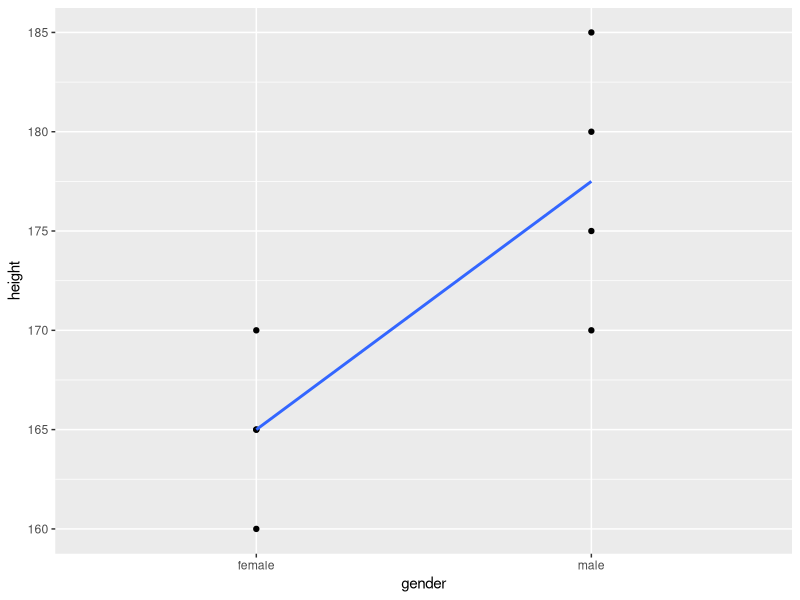
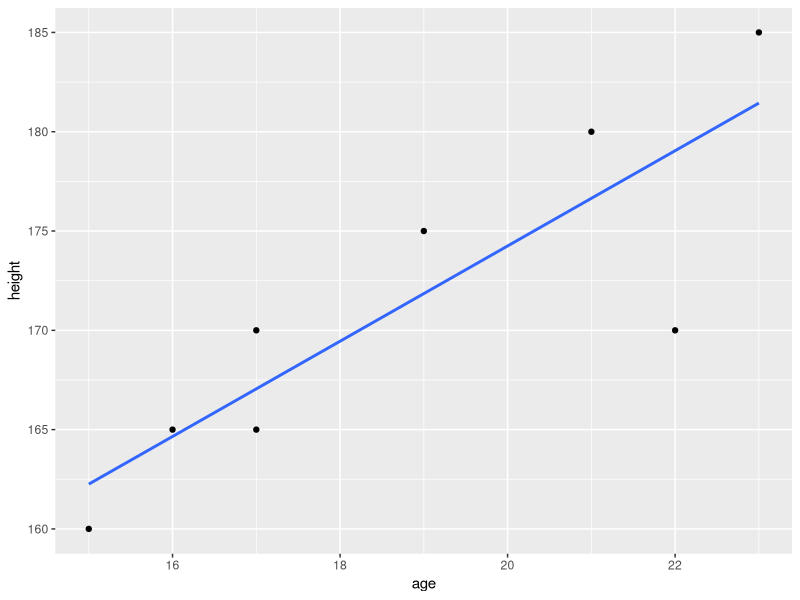
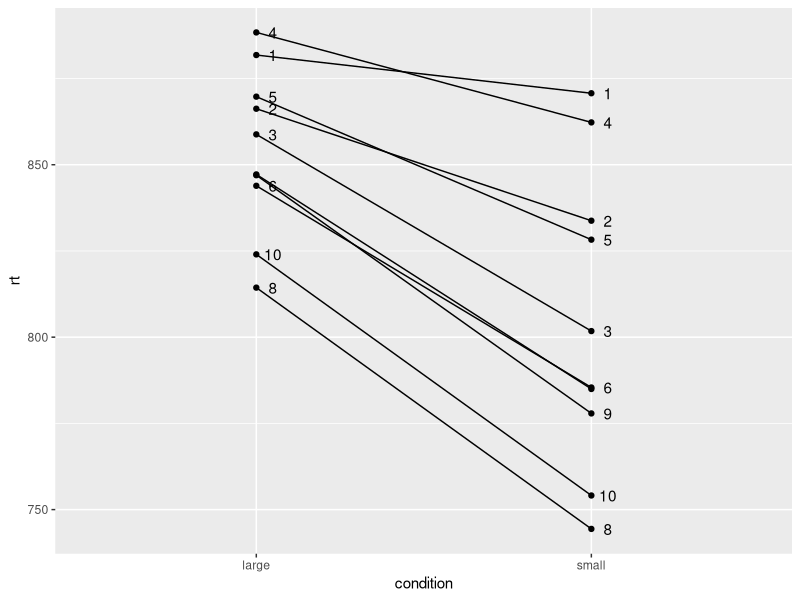
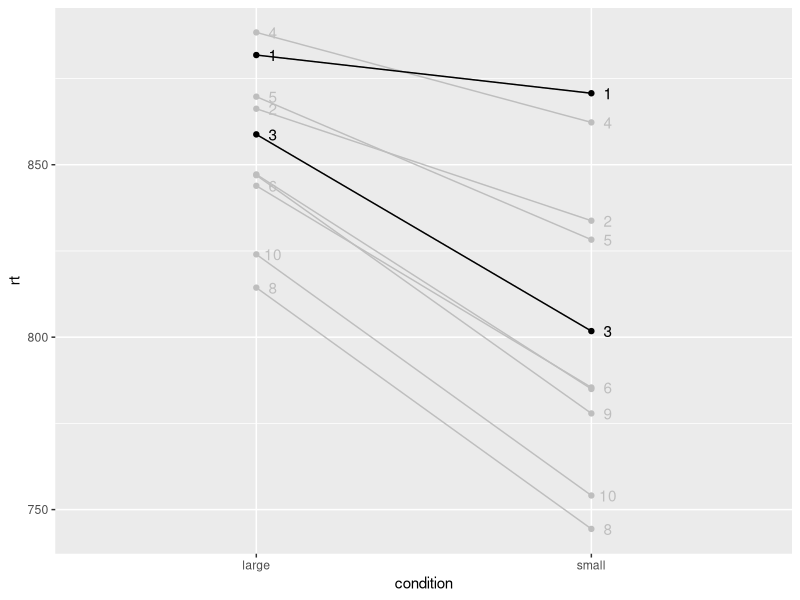
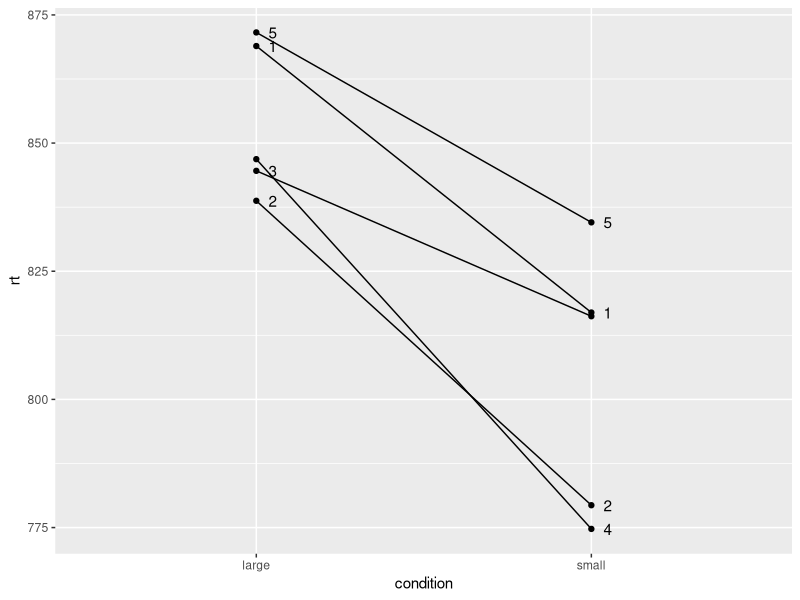
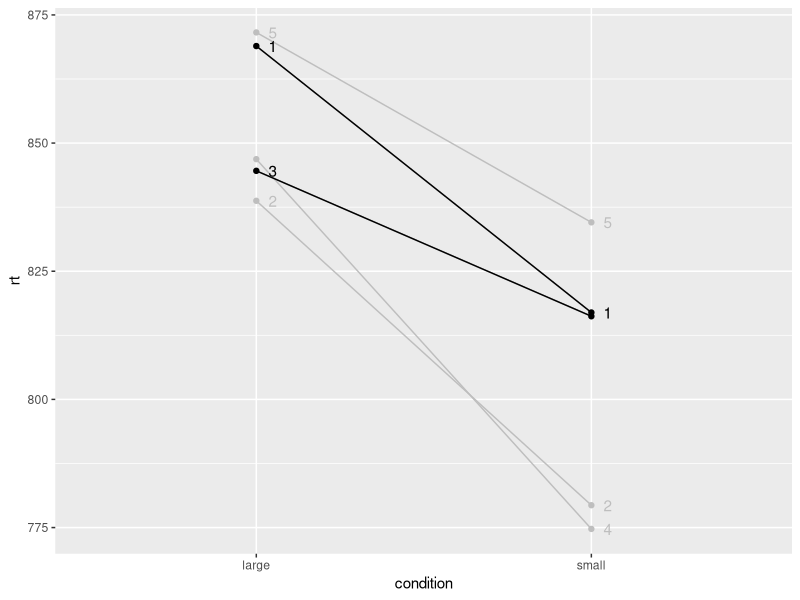

Generate these figures, in order, with R:
library(tidyverse)
library(lme4)
library(lmerTest)
library(emmeans)

# Is height predicted by gender?
# Create gender_height_data
subject <- seq(1:8)
gender <- factor(c(rep("male", 4), rep("female", 4)))
height <- c(170, 180, 175, 185, 160, 170, 165, 165)
gender_height_data <- tibble(subject, gender, height)

# fit a linear model where gender is used to predict height
height_model <- lm(height ~ gender, data = gender_height_data)
summary(height_model)

gender_height_data %>%
  ggplot(aes(x = gender, y = height, group = 1)) +
  geom_point() +
  geom_smooth(method = "lm", se = FALSE)

# Is height predicted by age?
# Create age_height_data
age <- c(22, 21, 19, 23, 15, 17, 16, 17)
age_height_data <- tibble(subject, age, height)

age_model <- lm(height ~ age, data = age_height_data)
summary(age_model)

age_height_data %>%
  ggplot(aes(x = age, y = height)) +
  geom_point() +
  geom_smooth(method = "lm", se = FALSE)

# Linear mixed models
# Create mixed_model_data - 10 subject, 10 items, 2 conditions, with 4 repeats
# just to create a totally fictitious data set that allows the models to be built
# We use set.seed() to ensure the random numbers in rt can be reproduced
subject <- factor(c(rep(1:10, each = 5), rep(1:10, each = 5)))
condition <- factor(c(rep("small", times = 50), rep("large", times = 50)))
item <- factor(rep(seq(1:5), times = 20))
set.seed(9999)
rt1 <- as.integer(rnorm(50, 800, 100))
set.seed(1234)
rt2 <- as.integer(rnorm(50, 900, 100))
rt <- c(rt1, rt2)

mixed_model_data <- tibble(subject, item, condition, rt)

mixed_model_data <- rbind(mixed_model_data, mixed_model_data, 
                          mixed_model_data, mixed_model_data)

mixed_model_data %>% 
  group_by(condition) %>%
  summarise(mean_rt = mean(rt), sd_rt = sd(rt))

# Build our mixed model
mixed_model <- lmer(rt ~ condition + (1 | subject) + (1 | item), 
                    data = mixed_model_data)
summary(mixed_model)

# Testing the fixed effect using Likelihood Ratio Test
# Build a new model dropping the fixed effect we want to test
mixed_model_null <- lmer(rt ~ (1 | subject) + (1 | item), 
                         data = mixed_model_data)
anova(mixed_model, mixed_model_null)

coef(mixed_model)

# Let's now add slopes for our two random effects
mixed_model_slopes <- lmer(rt ~ condition + (1 + condition | subject)
                           + (1 + condition | item), data = mixed_model_data)

# Let's plot the intercepts and slopes where the intercept corresponds to 
# the large condition level, and the slope is the difference between it and
# the small condition level
# First by subjects
subject_intercepts <- coef(mixed_model_slopes)$subject[1]
subject_slopes <- coef(mixed_model_slopes)$subject[2]

subject_coefs <- tibble(subject = c(seq(1:10), seq(1:10)),  
                        condition = c(rep("large", times = 10), 
                                      rep("small", times = 10)),
                        rt = unlist(rbind(subject_intercepts, 
                                   (subject_intercepts + subject_slopes))))

subject_coefs %>%
  ggplot(aes(x = condition, y = rt, group = subject, label = subject)) +
  geom_point() + 
  geom_line() +
  geom_text(check_overlap = TRUE, nudge_x = .05)
  
# Let's just look at subjets 1 and 3 - for subject 1 we can see the differece
# between conditions looks pretty smaall compared to the difference for 
# subject 3
subject_coefs %>%
  ggplot(aes(x = condition, y = rt, group = subject, label = subject)) +
  geom_point(colour = "grey") + 
  geom_line(colour = "grey") +
  geom_text(check_overlap = TRUE, nudge_x = .05, colour = "grey") +
  geom_point(data = filter(subject_coefs, subject == "1" | subject == "3")) +
  geom_line(data = filter(subject_coefs, subject == "1" | subject == "3")) +
  geom_text(data = filter(subject_coefs, subject == "1" | subject == "3"), 
            check_overlap = TRUE, nudge_x = .05)

# Now let's extract and plot the item intercepts and slopes
item_intercepts <- coef(mixed_model_slopes)$item[1]
item_slopes <- coef(mixed_model_slopes)$item[2]

item_coefs <- tibble(item = c(seq(1:5), seq(1:5)),  
                        condition = c(rep("large", times = 5), 
                                      rep("small", times = 5)),
                        rt = unlist(rbind(item_intercepts, 
                                          (item_intercepts + item_slopes))))

item_coefs %>%
  ggplot(aes(x = condition, y = rt, group = item, label = item)) +
  geom_point() + 
  geom_line() +
  geom_text(check_overlap = TRUE, nudge_x = .05)

# Let's just look at items 1 and 3 - for these items, the reaction times for
# the `small` condition are pretty much the same - but for the `large` condition
# item 1 is about 25 ms. slower than for item 3
item_coefs %>%
  ggplot(aes(x = condition, y = rt, group = item, label = item)) +
  geom_point(colour = "grey") + 
  geom_line(colour = "grey") +
  geom_text(check_overlap = TRUE, nudge_x = .05, colour = "grey") +
  geom_point(data = filter(item_coefs, item == "1" | item == "3")) +
  geom_line(data = filter(item_coefs, item == "1" | item == "3")) +
  geom_text(data = filter(item_coefs, item == "1" | item == "3"), 
            check_overlap = TRUE, nudge_x = .05)
